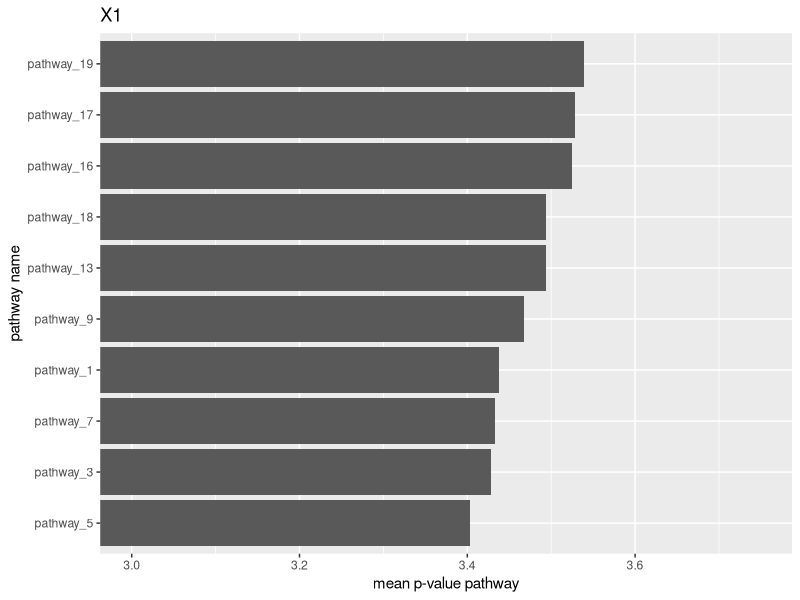
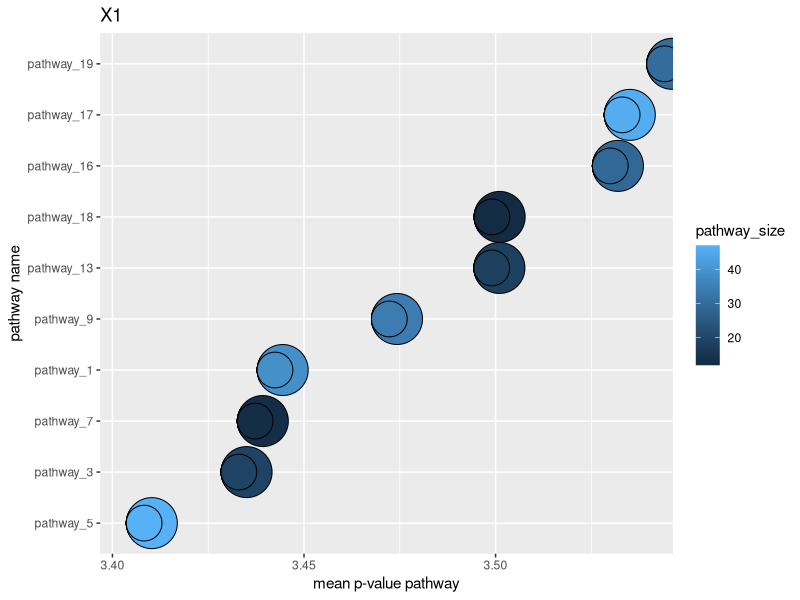
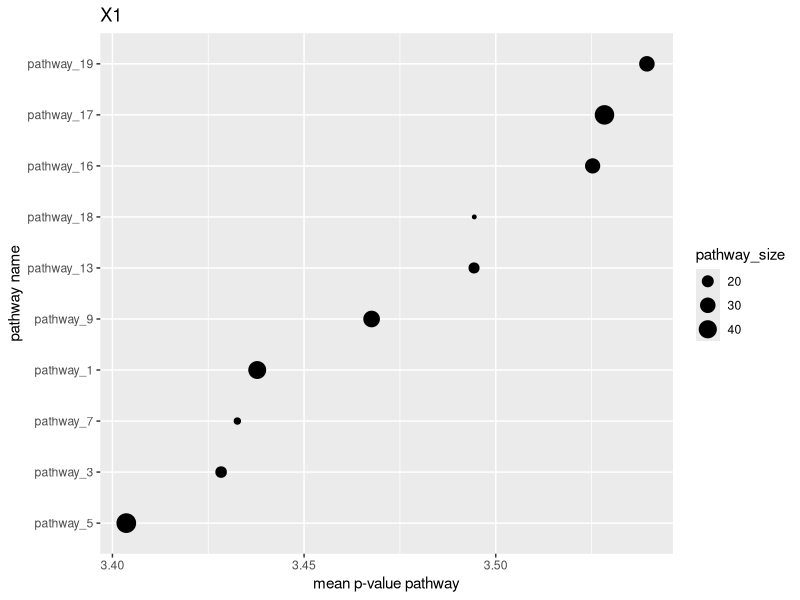
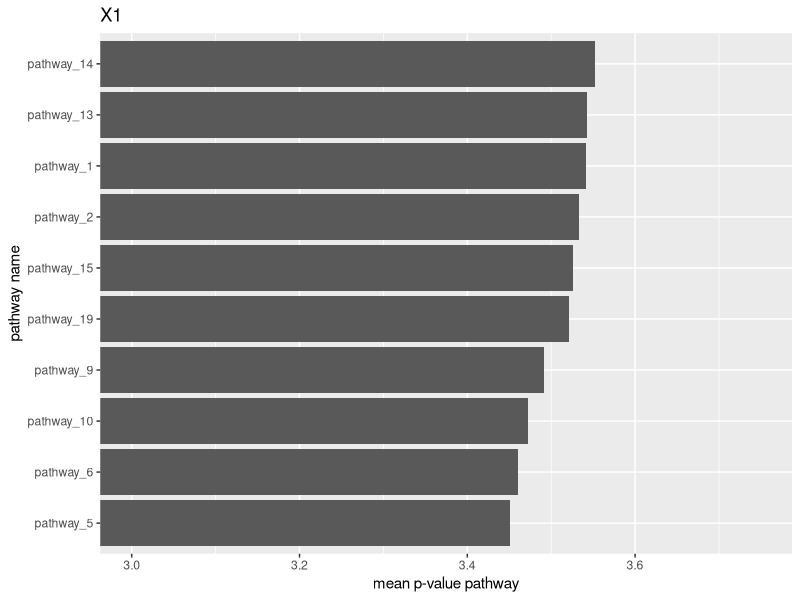
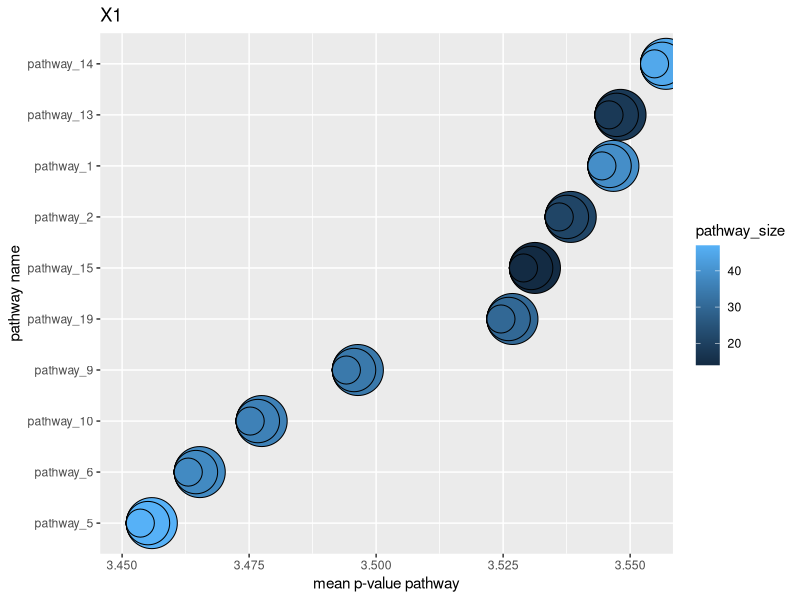
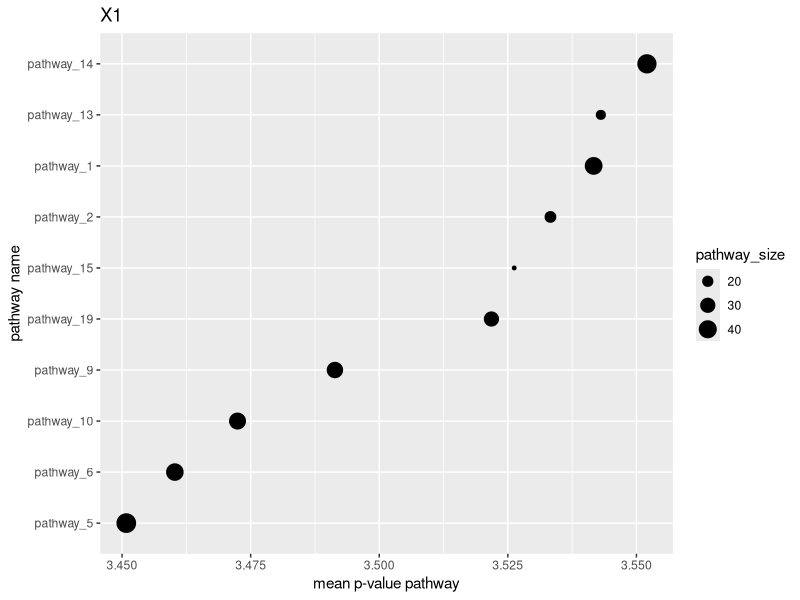
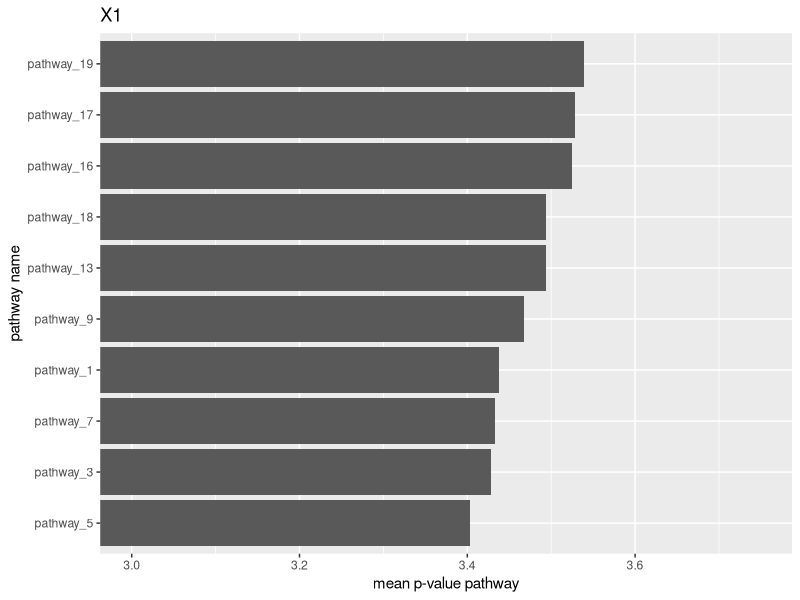
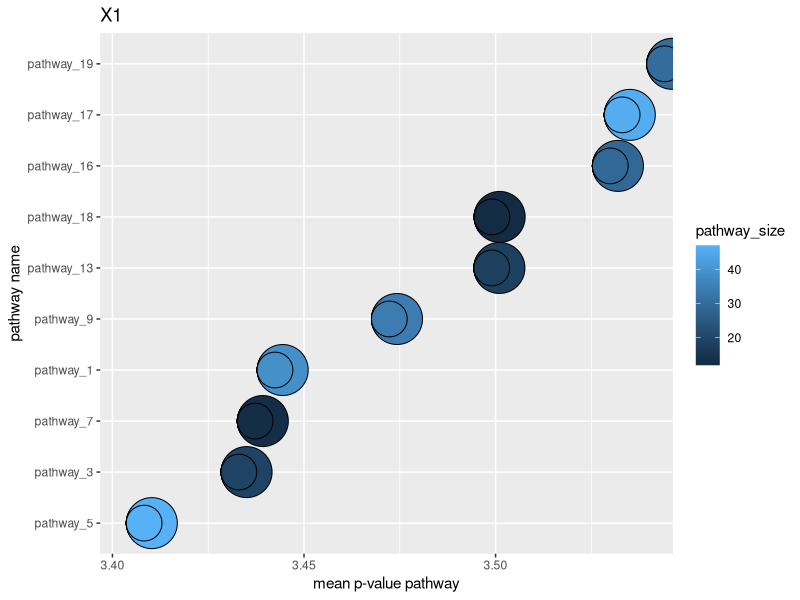

These charts were generated, in order, by the following R code:
## ---- chunk 1
knitr::opts_chunk$set(echo = TRUE)
## ---- chunk 2
# p-value matrix (for pathways)

# for reproducible results set seed (runif )
set.seed(100)
df1 <- data.frame(matrix(runif(20*50, 1e-20, 1e-3), 20, 50),
                  row.names = paste("pathway", 1:20, sep = "_"))

set.seed(95)
df2 <- data.frame(matrix(runif(20*50, 1e-20, 1e-3), 20, 50),
                  row.names = paste("pathway", 1:20, sep = "_"))

df.p.value.list = list("LUAD" = df1, "BRCA" = df2)

# genset size information 

len.genesets <- sample(10:50, 20)
names(len.genesets) <- paste("pathway", 1:20, sep = "_")

head(len.genesets)
## ---- chunk 3
get_top10pathways_from_pvalues = function(df_p_values, length_genesets) {
  
  require(ggplot2)
  
  results <- list()
    
  df_p_values_log10 <- -log10(as.data.frame(df_p_values))
    
  mean_pathway <- as.data.frame(apply(df_p_values_log10, 1, mean))
  rownames(mean_pathway) <- rownames(df_p_values_log10)
  
  ordered_score <- mean_pathway[order(-mean_pathway[ ,1]), 1]
  top_10 <- data.frame(ordered_score[1:10])
  colnames(top_10) <- "mean_pathway"
  
  ordered_names <- order(-mean_pathway[ ,1])
  top_10_names <- ordered_names[1:10]
  top_10$pathway_names <- row.names(mean_pathway)[top_10_names]
  
  results[[1]] <- top_10
  
  results[[2]] <- ggplot(data = top_10, aes(x = mean_pathway, y = reorder(pathway_names, mean_pathway)))+
    geom_bar(stat = "identity")+
    coord_cartesian(xlim =c(3, 3.75))+
    labs(title = names(df_p_values),
         x = "mean p-value pathway",
         y = "pathway name")
  
  pathway_size <- order(-mean_pathway[ ,1])
  top_10_size <- pathway_size[1:10]
  top_10$pathway_size <- length_genesets[top_10_size]
  
  top_10$pathway_names <- as.factor(top_10$pathway_names)
  
  results[[3]] <- ggplot(data = top_10, aes(x = mean_pathway, y = reorder(pathway_names, mean_pathway),
                                            fill = pathway_size
                                            ))+
    geom_dotplot(position = "identity",
                 dotsize = (pathway_size/10),
                 binwidth = 0.5,
                 binaxis = "y")+
    labs(title = names(df_p_values),
         x = "mean p-value pathway",
         y = "pathway name")
  
  results[[4]] <- ggplot(data = top_10, aes(x = mean_pathway, y = reorder(pathway_names,
                                                                          mean_pathway)))+
    geom_point(aes(size = pathway_size))+
    labs(title = names(df_p_values),
         x = "mean p-value pathway",
         y = "pathway name")
  
  return(results)
}
## ---- chunk 4
t <- get_top10pathways_from_pvalues(df.p.value.list[1], len.genesets)
                               
## ---- chunk 5

t2 <- lapply(df.p.value.list, get_top10pathways_from_pvalues, length_genesets = len.genesets)
# lapply(df.p.value.list, best_function, length_genesets = len.genesets)





lapply(df.p.value.list, get_top10pathways_from_pvalues, length_genesets = len.genesets)


dfs <- df.p.value.list

lapply(dfs, FUN= function(df){return(get_top10pathways_from_pvalues(df, len.genesets))})
